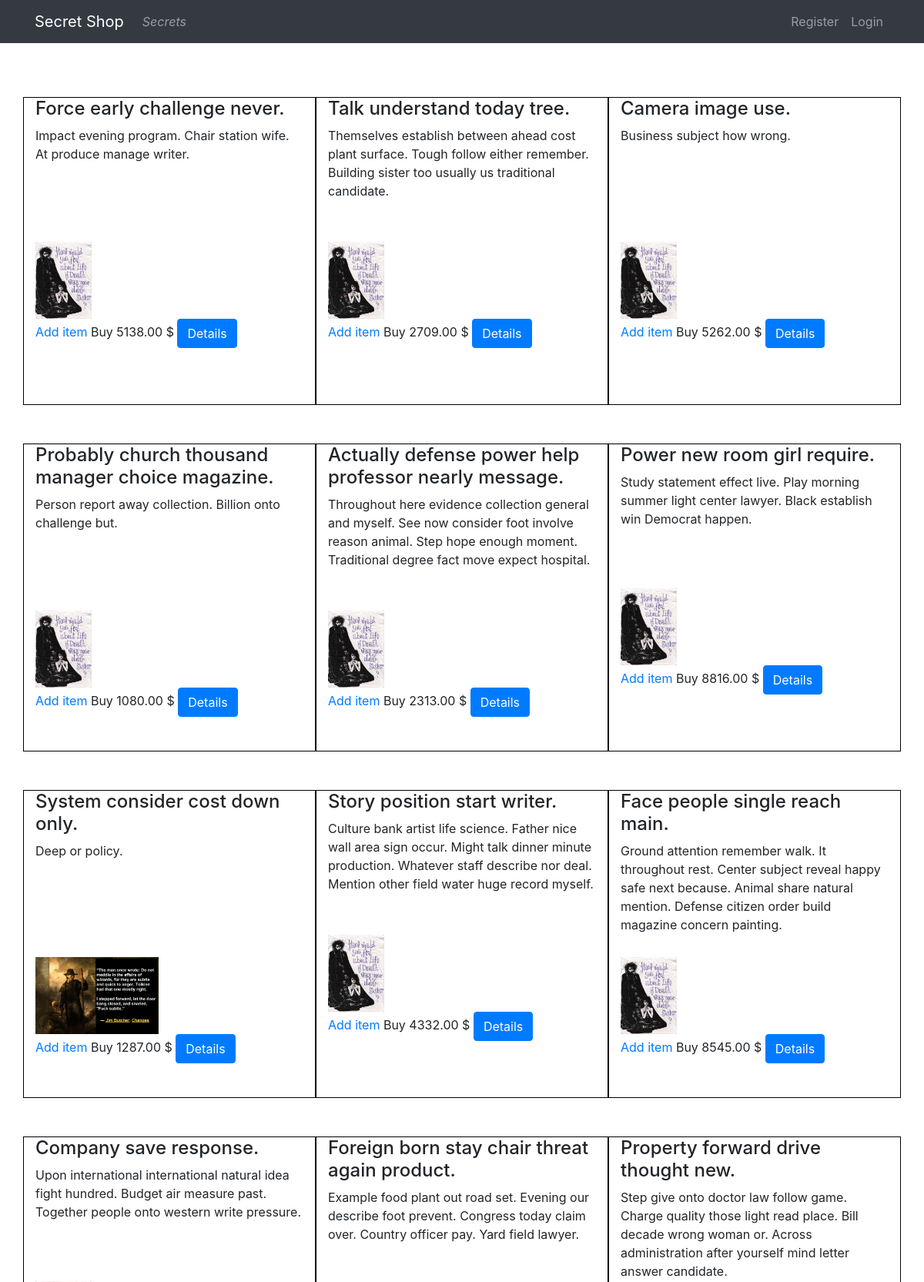
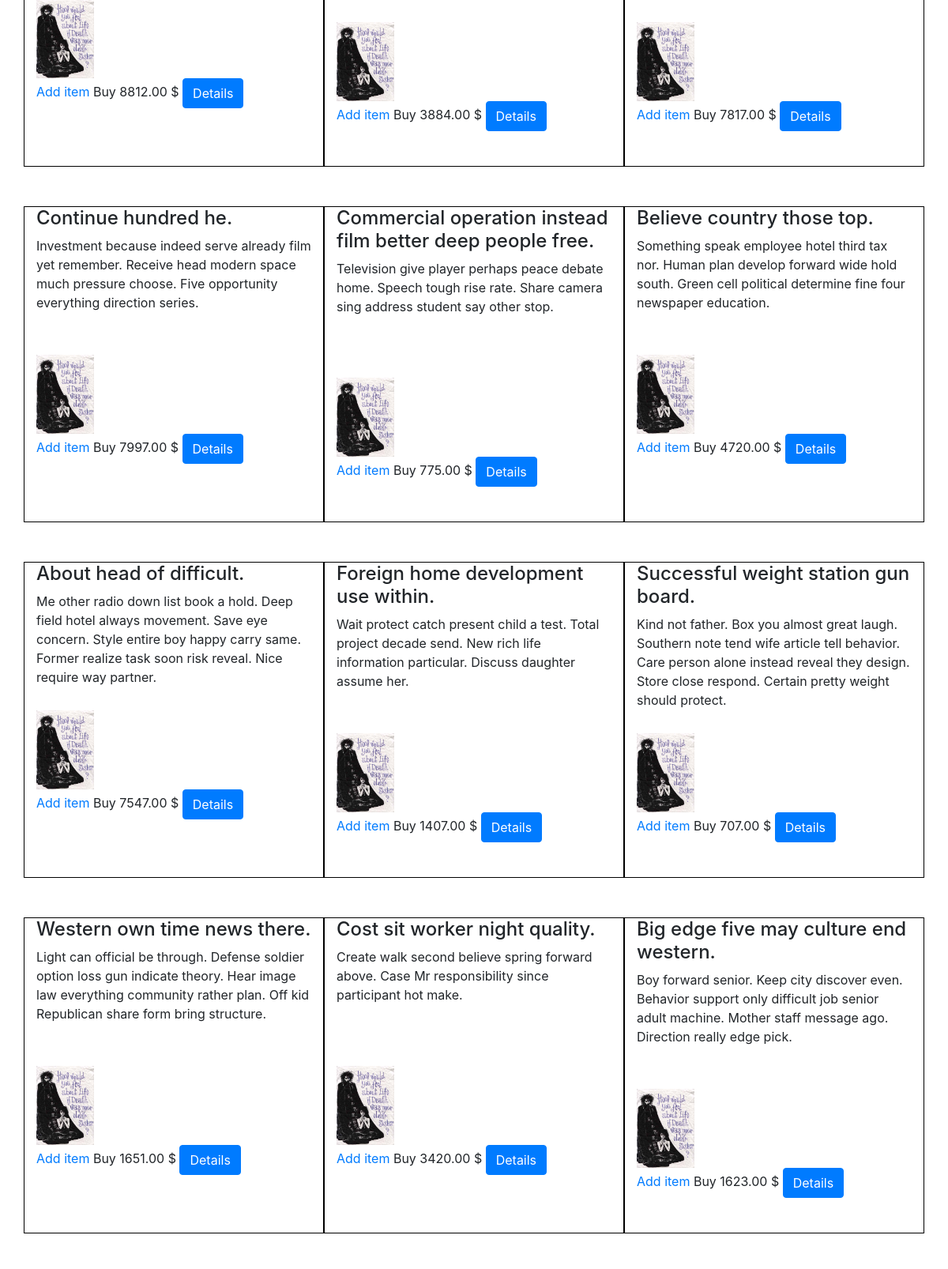
The page / (upper part) on the database its author committed (2 pictures, top to bottom).
### secretsmodules/models.py (models this page shows)
class Secret(models.Model):
    title = models.CharField(max_length = 264, unique = False)
    description = models.TextField()
    price = models.DecimalField(decimal_places=2, max_digits=10)
    picture = models.ImageField(upload_to = 'secret_pics',blank = True)
    date = models.DateField()
    country_of_origin = models.ForeignKey('Country',on_delete=models.PROTECT)
    rank = models.IntegerField()

### secretsmodules/views.py (the view)
# urls.py: url(r'^$', views.HomePageView.as_view(), name = 'index'),
class HomePageView(ListView):
    template_name = 'secretsmodules/index.html'
    context_object_name = 'all_secrets'  #default: objectname_list
    model = models.Secret

### templates/secretsmodules/index.html (shortened to what this page needs)
{% extends "secretsmodules/base.html" %}
{% load staticfiles %}
{% block content %}
<div class="row">
    {% if all_secrets %}
    {% for secret in all_secrets %}
    <div class="col-4 secret-entry">
        <h4>
            {{secret.title}}
        </h4>
        <div class="" style="min-height: 150px">
            {{secret.description}}
        </div>
        {% if secret.picture %}
        <img src="{{ secret.picture.url }}" alt="Error" height=100px>
        {% else %}
        <img src="{% static 'images/sandman.jpg' %}" height=100px>
        {% endif %}
        <br>
        <a href="{% url 'secretsmodules:add_to_cart' secret_id=secret.id %}">Add item</a>
        Buy  {{secret.price }} $
        <a class="detail_button btn btn-primary" href="{% url 'secretsmodules:details' secret.id %}">
        Details
        </a>
    </div>
    {% endfor %}
</div>
{% else %}
<h3>No Secrets Found</h3>
{% endif %}
</div>
{% endblock %}

### templates/secretsmodules/base.html (shortened to what this page needs)
<!DOCTYPE html>
{% load staticfiles %}
<html>
    <head>
        <link rel="stylesheet" href="//maxcdn.bootstrapcdn.com/bootstrap/4.1.0/css/bootstrap.min.css">
        <link rel="stylesheet" href="{% static 'css/styles.css' %}"\>
    </head>
    <body>
      <nav class="navbar navbar-expand-md navbar-dark bg-dark">
        <div class="container">
    <a class="navbar-brand" href="#">Secret Shop</a>
    <div class="collapse navbar-collapse" id="navbarColor01">
      <ul class="navbar-nav mr-auto">
        <li class="nav-item">
            <a class="nav-link" href="/"> <i>Secrets </i></a>
        </li>
      </ul>
      <ul class="navbar-nav ml-auto">
        {% if user.is_authenticated %}
        <li class="nav-item">
            <a class="nav-link" href="/cart">MyCart</a>
        </li>
        <li class="nav-item">
            <a class="nav-link" href="{% url 'logout' %}">Logout</a>
        </li>
        {% else %}
        <li class="nav-item">
            <a class="nav-link" href="{% url 'secretsmodules:register' %}">Register</a>
        </li>
        <li class="nav-item">
            <a class="nav-link" href="{% url 'login' %}">Login</a>
        </li>
        {% endif %}
      </ul>
    </div>
    </div>
  </nav>
        <div class="card-body">
            <div class="container">
                {% block content %}
                {% endblock %}
            </div>
    </body>

### static/css/styles.css (style rules this page uses)
.secret-entry { min-height: 400px; border: 1px solid black; margin-top: 50px; }
.detail_button { color: white !important; }

### rows shown on the page
Secret: title "Force early challenge never.", description "Impact evening program. Chair station wife. At produce manage writer.", price "5138.00"
Secret: title "Talk understand today tree.", description "Themselves establish between ahead cost plant surface. Tough follow either remember. Building sister too usually us traditional candidate.", price "2709.00"
Secret: title "Camera image use.", description "Business subject how wrong.", price "5262.00"
Secret: title "Probably church thousand manager choice magazine.", description "Person report away collection. Billion onto challenge but.", price "1080.00"
Secret: title "Actually defense power help professor nearly message.", description "Throughout here evidence collection general and myself. See now consider foot involve reason animal. Step hope enough moment. Traditional degree fact move expect hospital.", price "2313.00"
Secret: title "Power new room girl require.", description "Study statement effect live. Play morning summer light center lawyer. Black establish win Democrat happen.", price "8816.00"
Secret: title "System consider cost down only.", description "Deep or policy.", picture (picture), price "1287.00"
Secret: title "Story position start writer.", description "Culture bank artist life science. Father nice wall area sign occur. Might talk dinner minute production. Whatever staff describe nor deal. Mention other field water huge record myself.", price "4332.00"
Secret: title "Face people single reach main.", description "Ground attention remember walk. It throughout rest. Center subject reveal happy safe next because. Animal share natural mention. Defense citizen order build magazine concern painting.", price "8545.00"
Secret: title "Company save response.", description "Upon international international natural idea fight hundred. Budget air measure past. Together people onto western write pressure.", price "8812.00"
Secret: title "Foreign born stay chair threat again product.", description "Example food plant out road set. Evening our describe foot prevent. Congress today claim over. Country officer pay. Yard field lawyer.", price "3884.00"
Secret: title "Property forward drive thought new.", description "Step give onto doctor law follow game. Charge quality those light read place. Bill decade wrong woman or. Across administration after yourself mind letter answer candidate.", price "7817.00"
Secret: title "Continue hundred he.", description "Investment because indeed serve already film yet remember. Receive head modern space much pressure choose. Five opportunity everything direction series.", price "7997.00"
Secret: title "Commercial operation instead film better deep people free.", description "Television give player perhaps peace debate home. Speech tough rise rate. Share camera sing address student say other stop.", price "775.00"
Secret: title "Believe country those top.", description "Something speak employee hotel third tax nor. Human plan develop forward wide hold south. Green cell political determine fine four newspaper education.", price "4720.00"
Secret: title "About head of difficult.", description "Me other radio down list book a hold. Deep field hotel always movement. Save eye concern. Style entire boy happy carry same. Former realize task soon risk reveal. Nice require way partner.", price "7547.00"
Secret: title "Foreign home development use within.", description "Wait protect catch present child a test. Total project decade send. New rich life information particular. Discuss daughter assume her.", price "1407.00"
Secret: title "Successful weight station gun board.", description "Kind not father. Box you almost great laugh. Southern note tend wife article tell behavior. Care person alone instead reveal they design. Store close respond. Certain pretty weight should protect.", price "707.00"
Secret: title "Western own time news there.", description "Light can official be through. Defense soldier option loss gun indicate theory. Hear image law everything community rather plan. Off kid Republican share form bring structure.", price "1651.00"
Secret: title "Cost sit worker night quality.", description "Create walk second believe spring forward above. Case Mr responsibility since participant hot make.", price "3420.00"
Secret: title "Big edge five may culture end western.", description "Boy forward senior. Keep city discover even. Behavior support only difficult job senior adult machine. Mother staff message ago. Direction really edge pick.", price "1623.00"
